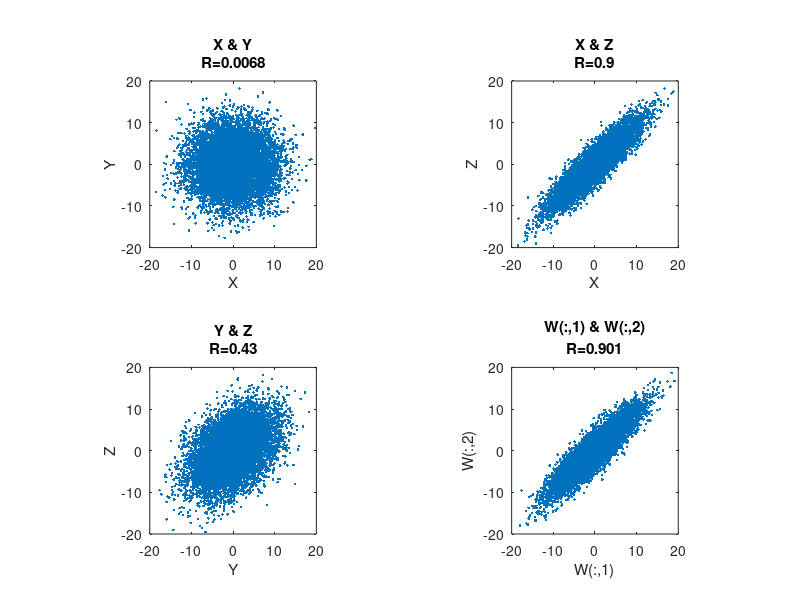

Recreate this plot in MATLAB.
clear; close all;
N = 10000;
x = 5*randn(N,1);
y = 5*randn(N,1);
% generate random numbers correlated with x and y
c = 0.9;
z = c*x + sqrt(1-c^2)*y;
%% calculate covariant matrix
C_xy = cov(x,y);
C_xz = cov(x,z);
C_yz = cov(y,z);
%% calculate covariance & correlation
[R_xy, p_xy] = corrcoef(x,y);
[R_xz, p_xz] = corrcoef(x,z);
[R_yz, p_yz] = corrcoef(y,z);
%% generate random numbers based on the covariance matrix
mu = [0 0];
w = mvnrnd(mu, C_xz, N);
R_w = corrcoef(w);

% plot data
% plot X & Y
subplot(2,2,1)
plot(x,y,'.')
xlabel('X');ylabel('Y');
str_ttl = {'X & Y';sprintf('R=%.2g',R_xy(1,2))};
title(str_ttl)
set(gca,'xlim',[-20 20],'ylim',[-20 20])
axis square
% plot X & Z
subplot(2,2,2)
plot(x,z,'.')
xlabel('X');ylabel('Z');
str_ttl = {'X & Z';sprintf('R=%.2g',R_xz(1,2))};
title(str_ttl)
set(gca,'xlim',[-20 20],'ylim',[-20 20])
axis square
% plot Y & Z
subplot(2,2,3)
plot(y,z,'.')
xlabel('Y');ylabel('Z');
str_ttl = {'Y & Z';sprintf('R=%.2g',R_yz(1,2))};
title(str_ttl)
set(gca,'xlim',[-20 20],'ylim',[-20 20])
axis square
% plot W(:,1) & W(:,2)
subplot(2,2,4)
plot(w(:,1),w(:,2),'.')
xlabel('W(:,1)');ylabel('W(:,2)');
str_ttl = {'W(:,1) & W(:,2)';sprintf('R=%.3g',R_w(1,2))};
title(str_ttl)
set(gca,'xlim',[-20 20],'ylim',[-20 20])
axis square
